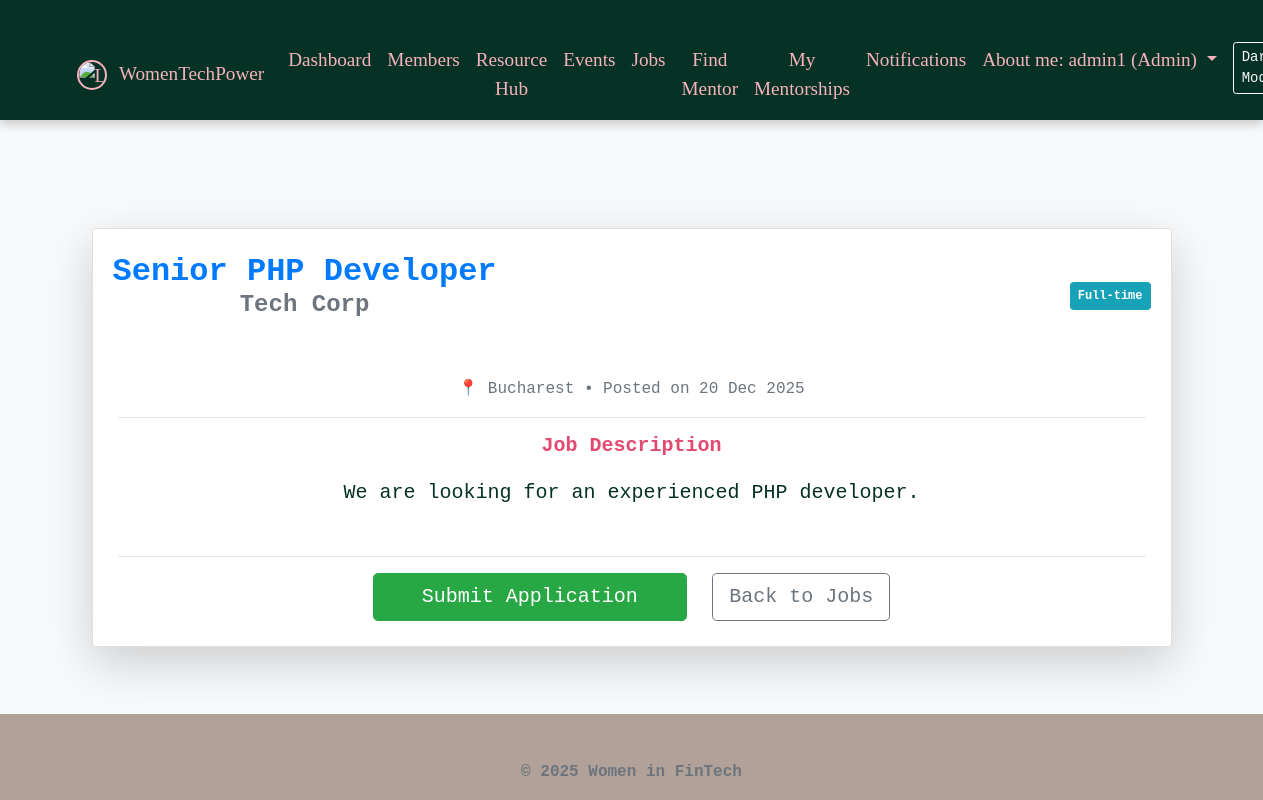
/job_details.php?id=1 (signed in), run on the app's committed database.
### tables this page shows
CREATE TABLE `jobs` (
  `id` int(11) NOT NULL,
  `title` varchar(255) NOT NULL,
  `company` varchar(255) NOT NULL,
  `location` varchar(255) DEFAULT NULL,
  `type` enum('Full-time','Part-time','Remote','Freelance') NOT NULL,
  `description` text DEFAULT NULL,
  `created_at` timestamp NOT NULL DEFAULT current_timestamp()
);

### job_details.php (the view, shortened to what this page needs)
<?php
include_once "includes/header.php";
$job_id = $_GET['id'];
$user_id = $_SESSION['user_id'];
$database = new Database();
$db = $database->getConnection();
$stmt = $db->prepare("SELECT * FROM jobs WHERE id = ?");
$stmt->execute([$job_id]);
$job = $stmt->fetch(PDO::FETCH_ASSOC);
$check_app = $db->prepare("SELECT id FROM job_applications WHERE job_id = ? AND user_id = ?");
$check_app->execute([$job_id, $user_id]);
$has_applied = $check_app->rowCount() > 0;
?>
<div class="container mt-4">
    <div class="card shadow-lg">
        <div class="card-header bg-white border-bottom-0 pt-4">
            <div class="d-flex justify-content-between align-items-center">
                <div>
                    <h2 class="text-primary mb-0"><?php echo htmlspecialchars($job['title']); ?></h2>
                    <h4 class="text-muted"><?php echo htmlspecialchars($job['company']); ?></h4>
                </div>
                <span class="badge badge-info p-2"><?php echo htmlspecialchars($job['type']); ?></span>
            </div>
        </div>
        <div class="card-body">
            <p class="text-muted">📍 <?php echo htmlspecialchars($job['location']); ?> • Posted on <?php echo date('d M Y', strtotime($job['created_at'])); ?></p>
            <hr>
            <h5>Job Description</h5>
            <p class="lead"><?php echo nl2br(htmlspecialchars($job['description'])); ?></p>
            <hr class="mt-5">
            <?php if(!$has_applied): ?>
                <form method="POST">
                    <button type="submit" name="apply" class="btn btn-success btn-lg px-5">Submit Application</button>
                    <a href="jobs.php" class="btn btn-outline-secondary btn-lg ml-3">Back to Jobs</a>
                </form>
            <?php else: ?>
                <button class="btn btn-secondary btn-lg px-5" disabled>Applied!</button>
                <a href="jobs.php" class="btn btn-outline-secondary btn-lg ml-3">Back to Jobs</a>
            <?php endif; ?>
        </div>
    </div>
</div>
<?php include_once "includes/footer.php"; ?>

### css/style.css (style rules this page uses)
:root { --deep-green: #053225; --raspberry: #E34A6F; --pale-pink: #F7B2BD; --greige: #B2A198; --soft-green: #60A561; --bg-color: #f8f9fa; --text-color: var(--deep-green); --card-bg: #ffffff; --nav-bg: var(--deep-green); --btn-color: var(--raspberry); --link-color: var(--raspberry); }
body { font-family: 'Rockwell', 'Courier Bold', Courier, Georgia, Times, 'Times New Roman', serif; background-color: var(--bg-color); color: var(--text-color); min-height: 100vh; display: flex; flex-direction: column; text-align: center; transition: background-color 0.3s ease, color 0.3s ease; }
h1, h2, h3, h4, h5 { font-weight: bold; color: var(--raspberry); margin-bottom: 20px; }
.container { flex: 1; padding-top: 30px; }
.card-body { padding: 25px; }

### data on the page
jobs: title "Senior PHP Developer", company "Tech Corp", type "Full-time", location "Bucharest", created_at "20 Dec 2025", description "We are looking for an experienced PHP developer."

### other printed values
$_SESSION['name'] "admin1"
$_SESSION['role'] "Admin"
